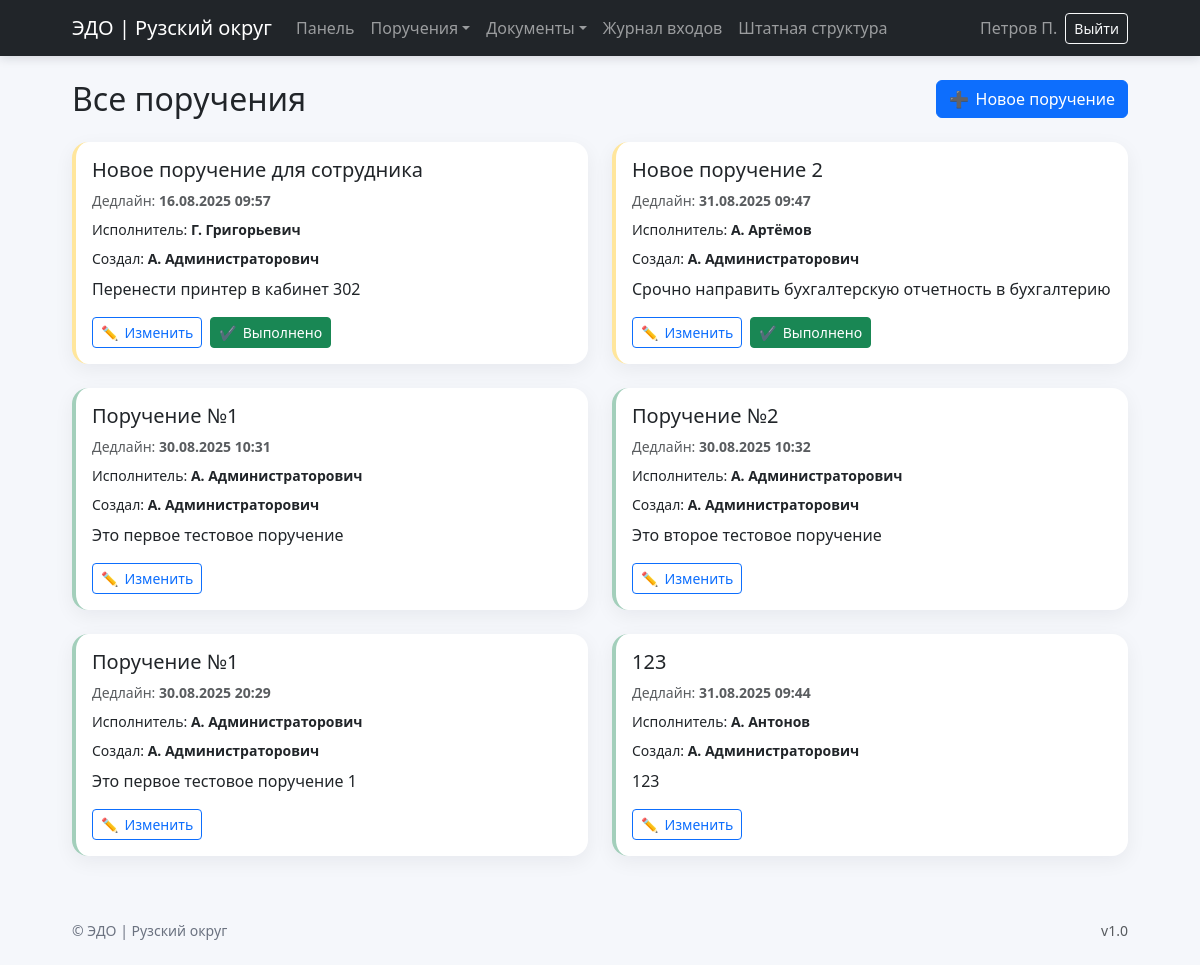
/tasks/all/ (signed in), run on the app's committed database.
### users/models.py (models this page shows, shortened)
class Task(models.Model):
    title = models.CharField("Название поручения", max_length=255)
    description = models.TextField("Описание", blank=True)
    creator = models.ForeignKey(User, on_delete=models.CASCADE, related_name="created_tasks")
    executor = models.ForeignKey(User, on_delete=models.CASCADE, related_name="assigned_tasks")
    department = models.ForeignKey(Department, on_delete=models.CASCADE, blank=True, null=True)
    deadline = models.DateTimeField("Дедлайн")
    created_at = models.DateTimeField(auto_now_add=True)
    is_completed = models.BooleanField(default=False)

### users/views.py (the view)
# urls.py: path('tasks/all/', all_tasks_list, name='all_tasks_list'),
@login_required
@user_passes_test(is_not_employee)
def all_tasks_list(request):
    tasks = Task.objects.filter(deadline__gte=timezone.now()).order_by('is_completed', 'deadline')
    return render(request, 'users/all_tasks_list.html', {'tasks': tasks})

### users/views.py (called while the page is built)
def is_not_employee(user):
    return not user.groups.filter(name='Сотрудник').exists()

### templates/users/all_tasks_list.html (shortened to what this page needs)
{% extends 'base.html' %}
{% block content %}
<div class="d-flex justify-content-between align-items-center mb-4">
  <h2 class="mb-0">Все поручения</h2>
  <a href="{% url 'create_task' %}" class="btn btn-primary btn-icon">➕ <span>Новое поручение</span></a>
</div>
{% if tasks %}
  <div class="row row-cols-1 row-cols-md-2 g-4">
    {% for task in tasks %}
    <div class="col">
      <div class="card h-100 {% if task.is_completed %}border-success-subtle{% else %}border-warning-subtle{% endif %} border-start border-4">
        <div class="card-body d-flex flex-column">
          <h5 class="card-title">{{ task.title }}</h5>
          <div class="small text-muted mb-2">Дедлайн: <strong>{{ task.deadline|date:"d.m.Y H:i" }}</strong></div>
          <div class="small mb-2">Исполнитель: <strong>{{ task.executor.get_full_name|default:task.executor.username }}</strong></div>
          <div class="small mb-2">Создал: <strong>{{ task.creator.get_full_name|default:task.creator.username }}</strong></div>
          <p class="card-text flex-grow-1">{{ task.description }}</p>
          <div class="d-flex gap-2">
            <a href="{% url 'edit_task' task.id %}" class="btn btn-sm btn-outline-primary btn-icon">✏ <span>Изменить</span></a>
            {% if not task.is_completed %}
              <a href="{% url 'complete_task' task.id %}" class="btn btn-sm btn-success btn-icon" onclick="return confirm('Отметить как выполнено?')">✔ <span>Выполнено</span></a>
            {% endif %}
          </div>
        </div>
      </div>
    </div>
    {% endfor %}
  </div>
{% else %}
  <div class="alert alert-info">Нет поручений</div>
{% endif %}
{% endblock %}

### templates/base.html (shortened to what this page needs)
{% load static %}
<!DOCTYPE html>
<html lang="ru">
<head>
  <link href="https://cdn.jsdelivr.net/npm/bootstrap@5.3.3/dist/css/bootstrap.min.css" rel="stylesheet">
</head>
<body>
<nav class="navbar navbar-expand-lg navbar-dark bg-dark">
  <div class="container container-narrow">
    <a class="navbar-brand" href="{% url 'dashboard' %}">ЭДО | Рузский округ</a>
    <div class="collapse navbar-collapse" id="mainNavbar">
      <ul class="navbar-nav me-auto mb-2 mb-lg-0">
        {% if user.is_authenticated %}
          <li class="nav-item">
            <a class="nav-link {% if request.resolver_match.url_name == 'dashboard' %}active{% endif %}" href="{% url 'dashboard' %}">Панель</a>
          </li>
          <li class="nav-item dropdown">
            <a class="nav-link dropdown-toggle {% if request.resolver_match.url_name in 'task_list create_task edit_task' %}active{% endif %}" href="#" role="button" data-bs-toggle="dropdown">Поручения</a>
          </li>
          <li class="nav-item dropdown">
            <a class="nav-link dropdown-toggle " href="#" role="button" data-bs-toggle="dropdown">Документы</a>
          </li>
          {% if not request.user.groups.all.0.name == 'Сотрудник' %}
          <li class="nav-item">
            <a class="nav-link {% if request.resolver_match.url_name == 'login_journal' %}active{% endif %}" href="{% url 'login_journal' %}">Журнал входов</a>
          </li>
          <li class="nav-item">
            <a class="nav-link {% if request.resolver_match.url_name in 'staff_structure_view staff_structure' %}active{% endif %}" href="{% url 'staff_structure_view' %}">Штатная структура</a>
          </li>
          {% endif %}
        {% endif %}
      </ul>
      {% if user.is_authenticated %}
        <div class="d-flex align-items-center gap-2">
          <span class="navbar-text text-truncate" style="max-width: 180px;">
            {{ request.user.last_name }} {{ request.user.first_name }}
          </span>
          <form action="{% url 'logout' %}" method="post" class="d-inline">
            <button class="btn btn-outline-light btn-sm">Выйти</button>
          </form>
        </div>
      {% endif %}
    </div>
  </div>
</nav>
<main class="content-wrap">
  <div class="container container-narrow">
    {% block content %}{% endblock %}
  </div>
</main>
<footer class="footer py-4">
  <div class="container container-narrow d-flex justify-content-between small">
    <span>© {{ now|date:"Y" }} ЭДО | Рузский округ</span>
    <span class="text-muted">v1.0</span>
  </div>
</footer>
</body>
</html>

### templates/base.html (style rules this page uses)
:root { --edo-primary:#0d6efd; --edo-dark:#111827; --edo-muted:#6b7280; --edo-card-radius: 1rem; }
body { background: #f5f7fb; }
.navbar { box-shadow: 0 2px 10px rgba(17,24,39,0.15); }
.container-narrow { max-width: 1080px; }
.card { border: 0; border-radius: var(--edo-card-radius); box-shadow: 0 6px 20px rgba(17,24,39,0.06); }
.btn-icon { display: inline-flex; align-items: center; gap:.4rem; }
.content-wrap { padding: 24px 0 40px; }
footer.footer { color: var(--edo-muted); }

### data on the page
Task: title "Новое поручение для сотрудника", deadline "16.08.2025 09:57", executor.get_full_name "Г. Григорьевич", creator.get_full_name "А. Администраторович", description "Перенести принтер в кабинет 302", is_completed "Выполнено"
Task: title "Новое поручение 2", deadline "31.08.2025 09:47", executor.get_full_name "А. Артёмов", creator.get_full_name "А. Администраторович", description "Срочно направить бухгалтерскую отчетность в бухгалтерию", is_completed "Выполнено"
Task: title "Поручение №1", deadline "30.08.2025 10:31", executor.get_full_name "А. Администраторович", creator.get_full_name "А. Администраторович", description "Это первое тестовое поручение"
Task: title "Поручение №2", deadline "30.08.2025 10:32", executor.get_full_name "А. Администраторович", creator.get_full_name "А. Администраторович", description "Это второе тестовое поручение"
Task: title "Поручение №1", deadline "30.08.2025 20:29", executor.get_full_name "А. Администраторович", creator.get_full_name "А. Администраторович", description "Это первое тестовое поручение 1"
Task: title "123", deadline "31.08.2025 09:44", executor.get_full_name "А. Антонов", creator.get_full_name "А. Администраторович", description "123"

### other printed values
{{ request.user.last_name }} "Петров"
{{ request.user.first_name }} "П."
